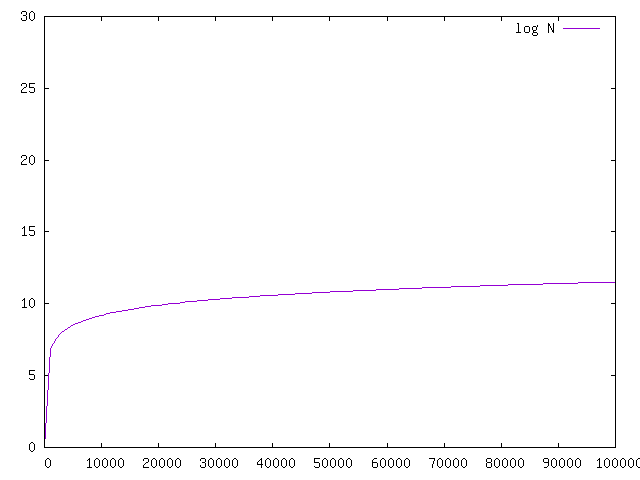

gnuplot code for this plot:

set xlabel ""
set ylabel ""

plot [1:100000] [0:30] \
        log(x) title "log N"
